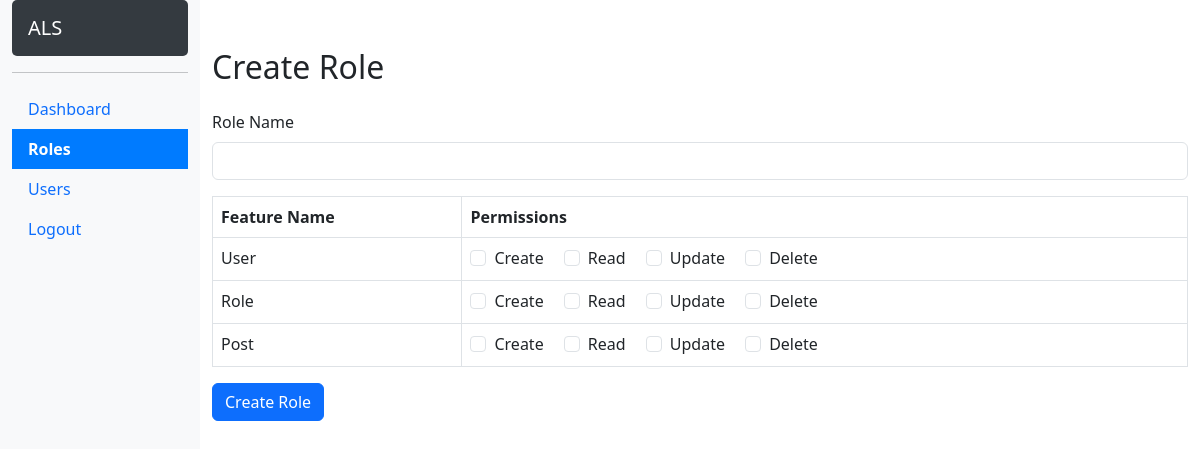
Page /create_role.php (signed in) on the committed database.
### tables this page shows
CREATE TABLE `permissions` (
  `id` int NOT NULL AUTO_INCREMENT,
  `name` varchar(255) DEFAULT NULL,
  `feature_id` int DEFAULT NULL,
  PRIMARY KEY (`id`)
);

### create_role.php (the view, shortened to what this page needs)
<?php
include 'db_connection.php';
try {
    $sql_features = "SELECT f.id as feature_id, f.name as feature_name, p.id as permission_id, p.name as permission_name
                     FROM features f
                     LEFT JOIN permissions p ON f.id = p.feature_id
                     ORDER BY p.id ASC";
    $stmt = $conn->query($sql_features);
    $features = [];
    while ($row = $stmt->fetch(PDO::FETCH_ASSOC)) {
        $features[$row['feature_id']]['name'] = $row['feature_name'];
        $features[$row['feature_id']]['permissions'][] = [
            'id' => $row['permission_id'],
            'name' => $row['permission_name']
        ];
    }
} catch (PDOException $e) {
    echo "Connection failed: " . $e->getMessage();
}
?>
<!DOCTYPE html>
<html lang="en">
<head>
    <link href="https://cdn.jsdelivr.net/npm/bootstrap@5.3.0/dist/css/bootstrap.min.css" rel="stylesheet">
    <link rel="stylesheet" href="/assets/css/styles.css" />
</head>
<body>
    <div class="container-fluid">
        <div class="row">
            <?php include 'sidebar.php'; ?>
            <div class="col-md-10 mt-5">
                <h2 class="mb-4">Create Role</h2>
                <form action="create_role.php" method="POST">
                    <div class="mb-3">
                        <label for="role_name" class="form-label">Role Name</label>
                        <input type="text" class="form-control" id="role_name" name="role_name" required>
                    </div>
                    <table class="table table-bordered">
                        <thead>
                            <tr>
                                <th>Feature Name</th>
                                <th>Permissions</th>
                            </tr>
                        </thead>
                        <tbody>
                            <?php foreach ($features as $feature_id => $feature): ?>
                                <tr>
                                    <td><?php echo htmlspecialchars($feature['name']); ?></td>
                                    <td>
                                        <?php if (!empty($feature['permissions'])): ?>
                                            <?php foreach ($feature['permissions'] as $permission): ?>
                                                <div class="form-check form-check-inline">
                                                    <input class="form-check-input" type="checkbox" name="permissions[]" value="<?php echo htmlspecialchars($permission['id']); ?>" id="permission_<?php echo htmlspecialchars($permission['id']); ?>">
                                                    <label class="form-check-label" for="permission_<?php echo htmlspecialchars($permission['id']); ?>">
                                                        <?php echo htmlspecialchars($permission['name']); ?>
                                                    </label>
                                                </div>
                                            <?php endforeach; ?>
                                        <?php else: ?>
                                            <span class="text-muted">No permissions available</span>
                                        <?php endif; ?>
                                    </td>
                                </tr>
                            <?php endforeach; ?>
                        </tbody>
                    </table>
                    <button type="submit" class="btn btn-primary">Create Role</button>
                </form>
            </div>
        </div>
    </div>
</body>
</html>

### sidebar.php
<?php
$current_page = basename($_SERVER['PHP_SELF']);
?>
<nav class="col-md-2 d-none d-md-block bg-light sidebar">
    <div class="position-sticky">
        <div class="p-3 mb-3 text-white" style="background-color: #343a40; border-radius: 5px;">
            <h1 class="h5 mb-0"><?php echo $_SESSION['name']; ?></h1>
        </div>
        <hr>
        <ul class="nav flex-column">
            <li class="nav-item">
                <a class="nav-link <?php echo ($current_page == 'dashboard.php') ? 'active' : ''; ?>" href="dashboard.php">Dashboard</a>
            </li>
            <li class="nav-item">
                <a class="nav-link <?php echo ($current_page == 'roles.php' || $current_page == 'create_role.php' || $current_page == 'edit_role.php') ? 'active' : ''; ?>" href="roles.php">Roles</a>
            </li>
            <li class="nav-item">
                <a class="nav-link <?php echo ($current_page == 'users.php' || $current_page == 'create_user.php' || $current_page == 'edit_user.php') ? 'active' : ''; ?>" href="users.php">Users</a>
            </li>
            <li class="nav-item">
                <a class="nav-link" href="logout.php">Logout</a>
            </li>
        </ul>
    </div>
</nav>

### assets/css/styles.css (style rules this page uses)
.sidebar { background-color: #007bff; height: 100vh; }
.sidebar .nav-link.active { background-color: #007bff; color: white; font-weight: bold; }

### rows in the picture
permissions: name "Create"
permissions: name "Delete"
permissions: name "Create"
permissions: name "Read"
permissions: name "Update"
permissions: name "Delete"
permissions: name "Create"
permissions: name "Read"
permissions: name "Update"
permissions: name "Delete"

### other values in the picture
$_SESSION['name'] "ALS"
$feature['name'] "User"
$permission['name'] "Read"
$permission['name'] "Update"
$feature['name'] "Role"
$feature['name'] "Post"
